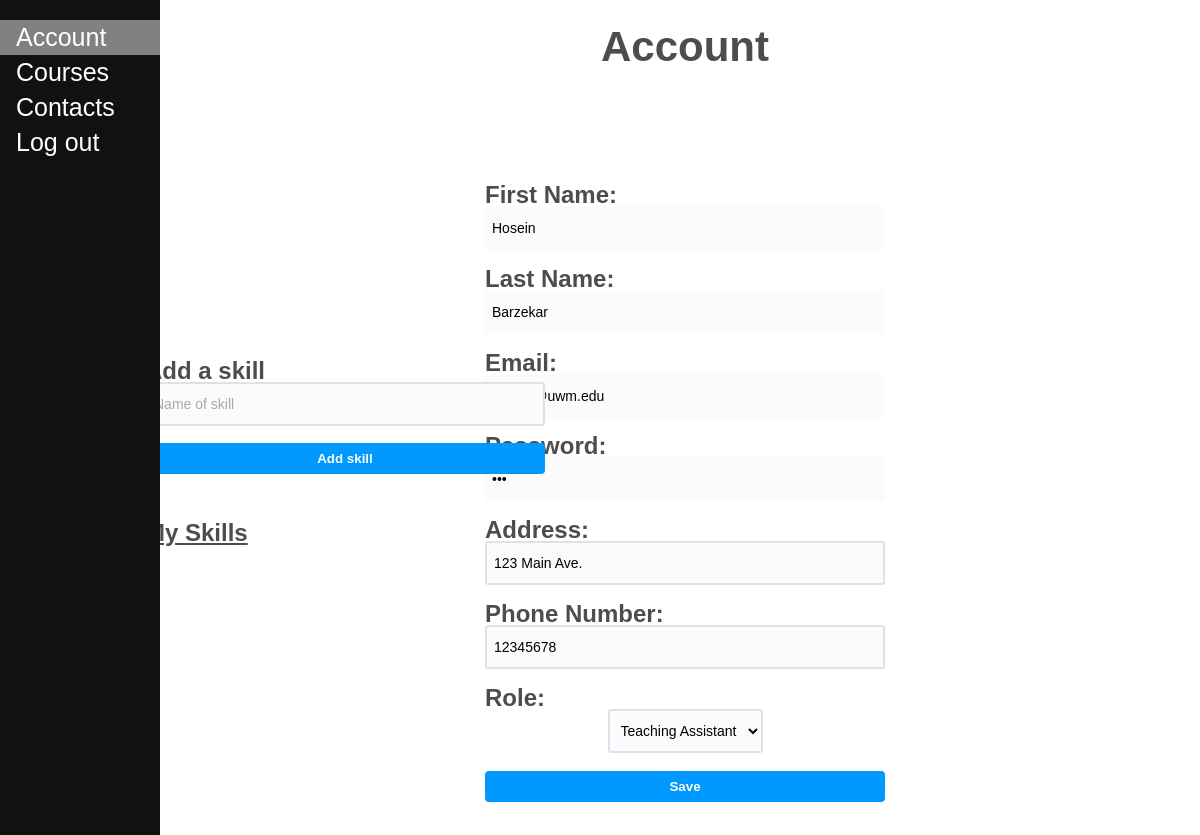
Page /account/ (signed in) on the committed database.
### ourapp/models.py (models this page shows, shortened)
class MyUser(models.Model):
    first_name = models.CharField(max_length=100, default=None)
    last_name = models.CharField(max_length=100, default=None)
    password = models.CharField(max_length=100, default=None)
    address = models.CharField(max_length=100, default=None)
    email = models.EmailField(default=None)
    phone_number = models.CharField(max_length=15, default=None)
    role = models.CharField(max_length=100, default=None, choices=Role.choices)
    skills = models.ManyToManyField(Skill, default=None, blank=True)

### ourapp/views.py (the view, shortened to what this page needs)
# urls.py: path('account/', views.CreateAccounts.as_view(), name='account'),
class CreateAccounts(View):
    def get(self, request):
        ValidSession = validate_session(request)
        if not ValidSession:
            return redirect("/")
        request.session['submitted'] = False
        accounts = MyUser.objects.all()
        email = request.session['name']
        user = get_user(email)
        skills = user.skills.all()
        return render(request, "account.html", {"accounts": accounts, "skills": skills})

### ourapp/helper_methods.py (called while the page is built)
def validate_session(request):
    try:
        key = request.session['name']
    except:
        return False
    return True

def get_user(email):
    if valid_email_format(email) != "Valid":
        raise TypeError("The get_user() function requires a valid email to be used as input")
    try:
        u = MyUser.objects.get(email__iexact=email)
        return u
    except:
        return None

def valid_email_format(email):
    if "@" not in email:
        return "Email does not contain @."
    elif ' ' in email:
        return "Email should not contain a space."
    else:
        return "Valid"

### ourapp/templates/account.html (shortened to what this page needs)
<!DOCTYPE html>
<html lang="en">
<head>
    {% load static %}
    <link rel="stylesheet" href="{% static 'styles.css' %}">
</head>
<body>
    <div class="sidenav">
        <a href="/account/" class="current">Account</a>
        <a href="/course/">Courses</a>
        <a href="/contacts/">Contacts</a>
        <a href="/">Log out</a>
    </div>
    <div class="main">
        <section>
            <h2>Account</h2>
            <div class="container accountInfo">
                {% for i in accounts %}
                    {% if i.email == request.session.name %}
                        <form action="/account/" method="post"> {% csrf_token %}
                            <h1 class="accLabel">First Name: </h1>
                            <input class="form-field noBord" type="text" value="{{ i.first_name }}" placeholder="First Name" name="first_name" readonly>
                            <h1 class="accLabel">Last Name: </h1>
                            <input class="form-field noBord" type="text" value="{{ i.last_name }}" placeholder="Last Name" name="last_name" readonly>
                            <h1 class="accLabel">Email: </h1>
                            <input class="form-field noBord" type="text" value="{{ i.email }}" placeholder="Email" name="email" readonly>
                            <h1 class="accLabel">Password: </h1>
                            <input class="form-field noBord" type="password" value="{{ i.password }}" placeholder="Password" name="password" readonly>
                            <h1 class="accLabel">Address: </h1>
                            <input class="form-field" type="text" value="{{ i.address }}" placeholder="Address" name="address" required>
                            <h1 class="accLabel">Phone Number: </h1>
                            <input class="form-field" type="text" value="{{ i.phone_number }}" placeholder="Phone Number" name="phone_number" required>
                            <h1 class="accLabel">Role: </h1>
                            <select class="form-field selector" name="role" >
                                {% if i.role == "supervisor" %}
                                    <option value="supervisor" selected>Supervisor</option>
                                    <option value="instructor" disabled>Instructor</option>
                                    <option value="ta" disabled>Teaching Assistant</option>
                                {% elif i.role == "instructor" %}
                                    <option value="supervisor" disabled>Supervisor</option>
                                    <option value="instructor" selected>Instructor</option>
                                    <option value="ta" disabled>Teaching Assistant</option>
                                {% else %}
                                    <option value="ta" selected>Teaching Assistant</option>
                                {% endif %}
                            </select>
                            <button type="submit" name="create_butt" class="subButt">Save</button>
                        </form>
                        {% if request.session.role == 'ta' %}
                            <div id="skiList">
                                <form action="/account/" method="post"> {% csrf_token %}
                                    <h1 class="accLabel">Add a skill </h1>
                                    <input class="form-field" type="text" placeholder="Name of skill" name="skill"
                                           required>
                                    <button type="submit" name="add_skill" class="subButt">Add skill</button>
                                </form>
                                <br><br>
                                <h1 class="accLabel"><u>My Skills</u></h1>
                            </div>
                        {% endif %}
                    {% endif %}
                {% endfor %}
            </div>
        </section>
    </div>
</body>
</html>

### static/styles.css (style rules this page uses)
.selector { alignment: left; }
a:link { text-decoration: none; }
html { color: #4d4d4d; font-weight: 300; line-height: 1.44em; font-family: sans-serif; }
div { display: block; text-align: center; }
h1 { font-size: 24px; margin-top: 10px; margin-bottom: 25px; }
button { background: #0099FF; width: 100%; color: #FFFFFF; border-radius: 0.3em; display: inline-block; font-weight: bold; padding: 0.6em 1.3em; position: relative; text-decoration: none; border: 0px; }
input { width: 100% }
.container { background-color: #FFFFFF; border-radius: 3px; padding: 25px 40px; box-shadow: 0px 0px 0px 1px rgb(0 0 0 / 8%); max-width: 400px; margin: auto; margin-top: 100px; position: relative; }
.form-field { font-size: 14px; background-color: #FAFBFC; border: 2px solid #DFE1E6; box-sizing: border-box; border-radius: 3px; height: 44px; padding: 0.5em; max-width: 400px; margin: 0 0 1.2em; }
::placeholder { color: #A8A9AC }
.sidenav { height: 100%; width: 160px; position: fixed; z-index: 1; top: 0; left: 0; background-color: #111111; overflow-x: hidden; padding-top: 20px; }
.sidenav a { padding: 6px 8px 6px 16px; text-decoration: none; text-align: left; font-size: 25px; color: #FFFFFF; display: block; }
.main { margin-left: 170px; font-size: 28px; padding: 0px 10px; }
.current { background-color: #818181; color: #111; }
.accountInfo { box-shadow: 0px 0px 0px 1px rgb(0 0 0 / 0%); }
.noBord { border: none; }
.accLabel { text-align: left; margin: 0; }
#skiList { width: 400px; position: absolute; top: 30%; left: -25vw; }

### rows in the picture
MyUser: first_name "Hosein", last_name "Barzekar", email "ta_two@uwm.edu", address "123 Main Ave.", phone_number "12345678", role "Teaching Assistant"
